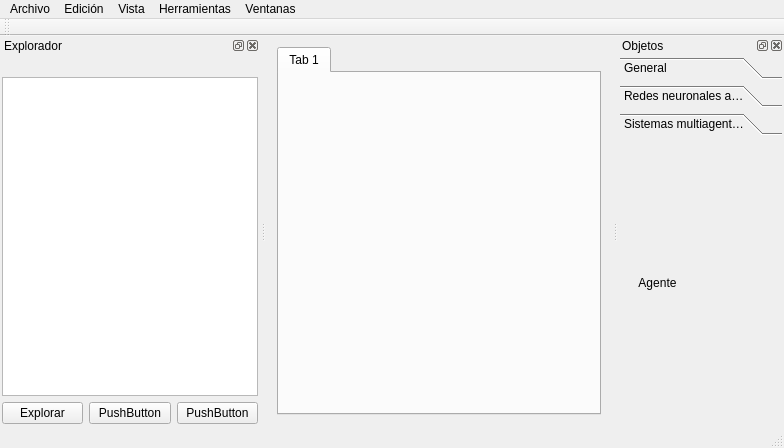
<?xml version="1.0" encoding="UTF-8"?>
<ui version="4.0">
 <class>MainWindow</class>
 <widget class="QMainWindow" name="MainWindow">
  <property name="geometry">
   <rect>
    <x>0</x>
    <y>0</y>
    <width>784</width>
    <height>448</height>
   </rect>
  </property>
  <property name="windowTitle">
   <string>MainWindow</string>
  </property>
  <widget class="QWidget" name="centralWidget">
   <layout class="QHBoxLayout" name="horizontalLayout_3">
    <item>
     <widget class="QTabWidget" name="mainTab">
      <property name="currentIndex">
       <number>0</number>
      </property>
      <widget class="QWidget" name="tab">
       <attribute name="title">
        <string>Tab 1</string>
       </attribute>
       <layout class="QVBoxLayout" name="verticalLayout_6">
        <item>
         <layout class="QVBoxLayout" name="mainSystemLayout"/>
        </item>
       </layout>
      </widget>
     </widget>
    </item>
   </layout>
  </widget>
  <widget class="QMenuBar" name="menuBar">
   <property name="geometry">
    <rect>
     <x>0</x>
     <y>0</y>
     <width>784</width>
     <height>21</height>
    </rect>
   </property>
   <widget class="QMenu" name="menuHerramientas">
    <property name="title">
     <string>Herramientas</string>
    </property>
    <widget class="QMenu" name="menuModo_grafico">
     <property name="title">
      <string>Modo grafico</string>
     </property>
     <addaction name="actionNativo"/>
     <addaction name="actionOpenGL"/>
    </widget>
    <addaction name="menuModo_grafico"/>
    <addaction name="actionOpciones"/>
   </widget>
   <widget class="QMenu" name="menuArchivo">
    <property name="title">
     <string>Archivo</string>
    </property>
    <addaction name="actionNuevo_proyecto"/>
    <addaction name="actionAbrir"/>
    <addaction name="actionSalir"/>
   </widget>
   <widget class="QMenu" name="menuVentanas">
    <property name="title">
     <string>Ventanas</string>
    </property>
    <addaction name="actionProyecto"/>
    <addaction name="actionModelo"/>
   </widget>
   <widget class="QMenu" name="menuVista">
    <property name="title">
     <string>Vista</string>
    </property>
    <widget class="QMenu" name="menuGrilla">
     <property name="title">
      <string>Grilla</string>
     </property>
     <addaction name="action10_pixeles"/>
     <addaction name="action20"/>
     <addaction name="action50_pixeles"/>
     <addaction name="actionPersonalizar"/>
    </widget>
    <addaction name="menuGrilla"/>
   </widget>
   <widget class="QMenu" name="menuEdicion">
    <property name="title">
     <string>Edición</string>
    </property>
    <addaction name="actionDeshacer"/>
    <addaction name="actionRehacer"/>
   </widget>
   <addaction name="menuArchivo"/>
   <addaction name="menuEdicion"/>
   <addaction name="menuVista"/>
   <addaction name="menuHerramientas"/>
   <addaction name="menuVentanas"/>
  </widget>
  <widget class="QToolBar" name="mainToolBar">
   <property name="windowTitle">
    <string>Principal</string>
   </property>
   <property name="floatable">
    <bool>true</bool>
   </property>
   <attribute name="toolBarArea">
    <enum>TopToolBarArea</enum>
   </attribute>
   <attribute name="toolBarBreak">
    <bool>false</bool>
   </attribute>
  </widget>
  <widget class="QStatusBar" name="statusBar"/>
  <widget class="QDockWidget" name="ventanaObjetos">
   <property name="windowTitle">
    <string>Explorador</string>
   </property>
   <attribute name="dockWidgetArea">
    <number>1</number>
   </attribute>
   <widget class="QWidget" name="dockWidgetContents">
    <layout class="QVBoxLayout" name="verticalLayout">
     <property name="margin">
      <number>2</number>
     </property>
     <item>
      <layout class="QHBoxLayout" name="horizontalLayout_2">
       <item>
        <spacer name="horizontalSpacer">
         <property name="orientation">
          <enum>Qt::Horizontal</enum>
         </property>
         <property name="sizeHint" stdset="0">
          <size>
           <width>40</width>
           <height>20</height>
          </size>
         </property>
        </spacer>
       </item>
      </layout>
     </item>
     <item>
      <widget class="QTreeWidget" name="twArbolObjetos">
       <property name="sizePolicy">
        <sizepolicy hsizetype="Expanding" vsizetype="Expanding">
         <horstretch>0</horstretch>
         <verstretch>0</verstretch>
        </sizepolicy>
       </property>
       <attribute name="headerVisible">
        <bool>false</bool>
       </attribute>
       <column>
        <property name="text">
         <string notr="true">1</string>
        </property>
       </column>
      </widget>
     </item>
     <item>
      <layout class="QHBoxLayout" name="horizontalLayout">
       <item>
        <widget class="QPushButton" name="btnSearchMode">
         <property name="text">
          <string>Explorar</string>
         </property>
        </widget>
       </item>
       <item>
        <widget class="QPushButton" name="pushButton_2">
         <property name="text">
          <string>PushButton</string>
         </property>
        </widget>
       </item>
       <item>
        <widget class="QPushButton" name="pushButton">
         <property name="text">
          <string>PushButton</string>
         </property>
        </widget>
       </item>
      </layout>
     </item>
    </layout>
   </widget>
  </widget>
  <widget class="QDockWidget" name="dockWidget_2">
   <property name="floating">
    <bool>false</bool>
   </property>
   <property name="features">
    <set>QDockWidget::AllDockWidgetFeatures</set>
   </property>
   <property name="windowTitle">
    <string>Objetos</string>
   </property>
   <attribute name="dockWidgetArea">
    <number>2</number>
   </attribute>
   <widget class="QWidget" name="dockWidgetContents_5">
    <layout class="QVBoxLayout" name="verticalLayout_5">
     <property name="margin">
      <number>2</number>
     </property>
     <item>
      <widget class="QToolBox" name="mainToolBox">
       <property name="maximumSize">
        <size>
         <width>16777215</width>
         <height>16777215</height>
        </size>
       </property>
       <property name="frameShape">
        <enum>QFrame::NoFrame</enum>
       </property>
       <property name="frameShadow">
        <enum>QFrame::Plain</enum>
       </property>
       <property name="currentIndex">
        <number>2</number>
       </property>
       <widget class="QWidget" name="page">
        <property name="geometry">
         <rect>
          <x>0</x>
          <y>0</y>
          <width>135</width>
          <height>108</height>
         </rect>
        </property>
        <attribute name="label">
         <string>General</string>
        </attribute>
        <layout class="QVBoxLayout" name="verticalLayout_4">
         <item>
          <widget class="QToolButton" name="btnAddMatrix">
           <property name="text">
            <string>Matriz de puntos</string>
           </property>
           <property name="icon">
            <iconset resource="imagenes.qrc">
             <normaloff>:/imagenes/matriz.png</normaloff>:/imagenes/matriz.png</iconset>
           </property>
           <property name="iconSize">
            <size>
             <width>20</width>
             <height>20</height>
            </size>
           </property>
           <property name="checkable">
            <bool>true</bool>
           </property>
           <property name="autoExclusive">
            <bool>false</bool>
           </property>
           <property name="toolButtonStyle">
            <enum>Qt::ToolButtonTextBesideIcon</enum>
           </property>
           <property name="autoRaise">
            <bool>true</bool>
           </property>
          </widget>
         </item>
         <item>
          <widget class="QToolButton" name="btnAddImage">
           <property name="text">
            <string>Imagen</string>
           </property>
           <property name="icon">
            <iconset resource="imagenes.qrc">
             <normaloff>:/imagenes/manzana-verde-thumb7707762.jpg</normaloff>:/imagenes/manzana-verde-thumb7707762.jpg</iconset>
           </property>
           <property name="iconSize">
            <size>
             <width>20</width>
             <height>20</height>
            </size>
           </property>
           <property name="checkable">
            <bool>true</bool>
           </property>
           <property name="autoExclusive">
            <bool>false</bool>
           </property>
           <property name="toolButtonStyle">
            <enum>Qt::ToolButtonTextBesideIcon</enum>
           </property>
           <property name="autoRaise">
            <bool>true</bool>
           </property>
          </widget>
         </item>
         <item>
          <widget class="QToolButton" name="btnAddRegion">
           <property name="text">
            <string>Regiones</string>
           </property>
           <property name="icon">
            <iconset resource="imagenes.qrc">
             <normaloff>:/imagenes/conjuntos.gif</normaloff>:/imagenes/conjuntos.gif</iconset>
           </property>
           <property name="iconSize">
            <size>
             <width>20</width>
             <height>20</height>
            </size>
           </property>
           <property name="checkable">
            <bool>true</bool>
           </property>
           <property name="autoExclusive">
            <bool>false</bool>
           </property>
           <property name="toolButtonStyle">
            <enum>Qt::ToolButtonTextBesideIcon</enum>
           </property>
           <property name="autoRaise">
            <bool>true</bool>
           </property>
          </widget>
         </item>
        </layout>
       </widget>
       <widget class="QWidget" name="page_3">
        <property name="geometry">
         <rect>
          <x>0</x>
          <y>0</y>
          <width>156</width>
          <height>140</height>
         </rect>
        </property>
        <attribute name="label">
         <string>Redes neuronales artificiales</string>
        </attribute>
        <layout class="QVBoxLayout" name="verticalLayout_2">
         <item>
          <widget class="QToolButton" name="btnAddPerceptron">
           <property name="text">
            <string>Perceptron simple</string>
           </property>
           <property name="icon">
            <iconset resource="imagenes.qrc">
             <normaloff>:/imagenes/perceptron2.png</normaloff>:/imagenes/perceptron2.png</iconset>
           </property>
           <property name="iconSize">
            <size>
             <width>20</width>
             <height>20</height>
            </size>
           </property>
           <property name="checkable">
            <bool>false</bool>
           </property>
           <property name="autoExclusive">
            <bool>false</bool>
           </property>
           <property name="toolButtonStyle">
            <enum>Qt::ToolButtonTextBesideIcon</enum>
           </property>
           <property name="autoRaise">
            <bool>true</bool>
           </property>
          </widget>
         </item>
         <item>
          <widget class="QToolButton" name="btnAddADALINE">
           <property name="text">
            <string>Adaline</string>
           </property>
           <property name="icon">
            <iconset resource="imagenes.qrc">
             <normaloff>:/imagenes/adaline.gif</normaloff>:/imagenes/adaline.gif</iconset>
           </property>
           <property name="iconSize">
            <size>
             <width>20</width>
             <height>20</height>
            </size>
           </property>
           <property name="checkable">
            <bool>true</bool>
           </property>
           <property name="autoExclusive">
            <bool>false</bool>
           </property>
           <property name="toolButtonStyle">
            <enum>Qt::ToolButtonTextBesideIcon</enum>
           </property>
           <property name="autoRaise">
            <bool>true</bool>
           </property>
          </widget>
         </item>
         <item>
          <widget class="QToolButton" name="btnAddHopfield">
           <property name="text">
            <string>Hopfield</string>
           </property>
           <property name="icon">
            <iconset resource="imagenes.qrc">
             <normaloff>:/imagenes/hopfield.jpg</normaloff>:/imagenes/hopfield.jpg</iconset>
           </property>
           <property name="iconSize">
            <size>
             <width>20</width>
             <height>20</height>
            </size>
           </property>
           <property name="checkable">
            <bool>true</bool>
           </property>
           <property name="autoExclusive">
            <bool>false</bool>
           </property>
           <property name="toolButtonStyle">
            <enum>Qt::ToolButtonTextBesideIcon</enum>
           </property>
           <property name="autoRaise">
            <bool>true</bool>
           </property>
          </widget>
         </item>
         <item>
          <widget class="QToolButton" name="btnAddMultilayerPerceptron">
           <property name="text">
            <string>Perceptron multicapa</string>
           </property>
           <property name="icon">
            <iconset resource="imagenes.qrc">
             <normaloff>:/imagenes/artificial neural network.png</normaloff>:/imagenes/artificial neural network.png</iconset>
           </property>
           <property name="iconSize">
            <size>
             <width>20</width>
             <height>20</height>
            </size>
           </property>
           <property name="checkable">
            <bool>true</bool>
           </property>
           <property name="autoExclusive">
            <bool>false</bool>
           </property>
           <property name="toolButtonStyle">
            <enum>Qt::ToolButtonTextBesideIcon</enum>
           </property>
           <property name="autoRaise">
            <bool>true</bool>
           </property>
          </widget>
         </item>
        </layout>
       </widget>
       <widget class="QWidget" name="page_4">
        <property name="geometry">
         <rect>
          <x>0</x>
          <y>0</y>
          <width>145</width>
          <height>288</height>
         </rect>
        </property>
        <attribute name="label">
         <string>Sistemas multiagentes</string>
        </attribute>
        <layout class="QVBoxLayout" name="verticalLayout_3">
         <item>
          <widget class="QToolButton" name="btnAddAgent">
           <property name="text">
            <string>Agente</string>
           </property>
           <property name="icon">
            <iconset resource="imagenes.qrc">
             <normaloff>:/imagenes/Agent_icon.png</normaloff>:/imagenes/Agent_icon.png</iconset>
           </property>
           <property name="iconSize">
            <size>
             <width>20</width>
             <height>20</height>
            </size>
           </property>
           <property name="checkable">
            <bool>false</bool>
           </property>
           <property name="autoRepeat">
            <bool>false</bool>
           </property>
           <property name="autoExclusive">
            <bool>false</bool>
           </property>
           <property name="toolButtonStyle">
            <enum>Qt::ToolButtonTextBesideIcon</enum>
           </property>
           <property name="autoRaise">
            <bool>true</bool>
           </property>
          </widget>
         </item>
        </layout>
       </widget>
      </widget>
     </item>
    </layout>
   </widget>
  </widget>
  <action name="actionNativo">
   <property name="checkable">
    <bool>true</bool>
   </property>
   <property name="text">
    <string>Nativo</string>
   </property>
   <property name="toolTip">
    <string>Activa el modo grafico nativo</string>
   </property>
  </action>
  <action name="actionOpenGL">
   <property name="checkable">
    <bool>true</bool>
   </property>
   <property name="text">
    <string>OpenGL</string>
   </property>
   <property name="toolTip">
    <string>Activa el modo grafico OpenGL para renderizacion avanzada</string>
   </property>
  </action>
  <action name="actionSalir">
   <property name="text">
    <string>Salir</string>
   </property>
   <property name="shortcut">
    <string>Ctrl+Q</string>
   </property>
  </action>
  <action name="actionOpciones">
   <property name="text">
    <string>Opciones</string>
   </property>
  </action>
  <action name="actionProyecto">
   <property name="checkable">
    <bool>true</bool>
   </property>
   <property name="checked">
    <bool>false</bool>
   </property>
   <property name="text">
    <string>Proyecto</string>
   </property>
  </action>
  <action name="actionModelo">
   <property name="checkable">
    <bool>true</bool>
   </property>
   <property name="text">
    <string>Objetos</string>
   </property>
  </action>
  <action name="actionNuevo_proyecto">
   <property name="text">
    <string>Nuevo proyecto...</string>
   </property>
   <property name="shortcut">
    <string>Ctrl+N</string>
   </property>
  </action>
  <action name="actionAbrir">
   <property name="text">
    <string>Abrir...</string>
   </property>
   <property name="shortcut">
    <string>Ctrl+A</string>
   </property>
  </action>
  <action name="action10_pixeles">
   <property name="text">
    <string>10 pixeles</string>
   </property>
  </action>
  <action name="action20">
   <property name="text">
    <string>20 pixeles</string>
   </property>
  </action>
  <action name="action50_pixeles">
   <property name="text">
    <string>50 pixeles</string>
   </property>
  </action>
  <action name="actionPersonalizar">
   <property name="text">
    <string>Personalizar...</string>
   </property>
  </action>
  <action name="actionDeshacer">
   <property name="text">
    <string>Deshacer</string>
   </property>
  </action>
  <action name="actionRehacer">
   <property name="text">
    <string>Rehacer</string>
   </property>
  </action>
 </widget>
 <layoutdefault spacing="6" margin="11"/>
 <resources>
  <include location="imagenes.qrc"/>
 </resources>
 <connections>
  <connection>
   <sender>actionSalir</sender>
   <signal>triggered()</signal>
   <receiver>MainWindow</receiver>
   <slot>menuSalirClick()</slot>
   <hints>
    <hint type="sourcelabel">
     <x>-1</x>
     <y>-1</y>
    </hint>
    <hint type="destinationlabel">
     <x>306</x>
     <y>218</y>
    </hint>
   </hints>
  </connection>
  <connection>
   <sender>actionNativo</sender>
   <signal>triggered()</signal>
   <receiver>MainWindow</receiver>
   <slot>menuNativoClick()</slot>
   <hints>
    <hint type="sourcelabel">
     <x>-1</x>
     <y>-1</y>
    </hint>
    <hint type="destinationlabel">
     <x>415</x>
     <y>135</y>
    </hint>
   </hints>
  </connection>
  <connection>
   <sender>actionOpenGL</sender>
   <signal>triggered()</signal>
   <receiver>MainWindow</receiver>
   <slot>menuOpenGLClick()</slot>
   <hints>
    <hint type="sourcelabel">
     <x>-1</x>
     <y>-1</y>
    </hint>
    <hint type="destinationlabel">
     <x>302</x>
     <y>154</y>
    </hint>
   </hints>
  </connection>
  <connection>
   <sender>actionNuevo_proyecto</sender>
   <signal>triggered(bool)</signal>
   <receiver>MainWindow</receiver>
   <slot>onNewProyectTriggered(bool)</slot>
   <hints>
    <hint type="sourcelabel">
     <x>-1</x>
     <y>-1</y>
    </hint>
    <hint type="destinationlabel">
     <x>302</x>
     <y>195</y>
    </hint>
   </hints>
  </connection>
 </connections>
 <slots>
  <slot>menuSalirClick()</slot>
  <slot>menuOpenGLClick()</slot>
  <slot>menuNativoClick()</slot>
  <slot>menuOpcionesClick()</slot>
  <slot>menuAgregarAgenteClick()</slot>
  <slot>btnAgregarAgenteClick()</slot>
  <slot>btnBorrarAgenteClick()</slot>
  <slot>menuContextualListaObjetos(QPoint)</slot>
  <slot>onNewProyectTriggered(bool)</slot>
 </slots>
</ui>
